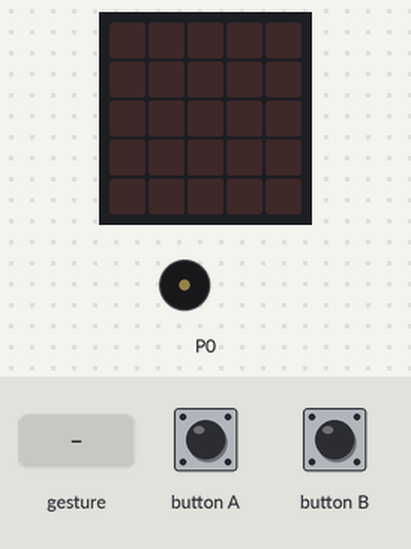
The program below on a simulated BBC micro:bit (MakeCode). Shown: the board's 5×5 LED display, buzzer (waves = sounding). The inputs (shaded band) are chosen by the test bench. A reset restarts the program; a tilt is held for 1.5 s and a shake lasts 1 s, then the board lies face up again.

Above: at 1.2 s.
1.3 s: button A pressed for 0.15 s
At 1.8 s:
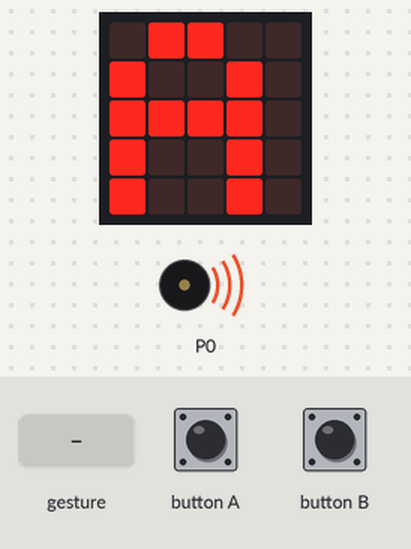
4.3 s: button B pressed for 0.15 s
At 5.3 s:
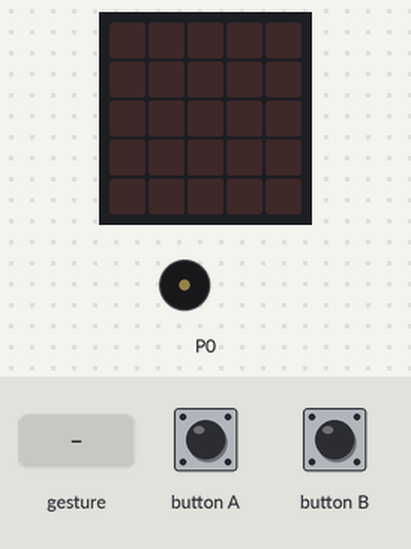
5.9 s: gesture 'shake'
At 9.5 s:
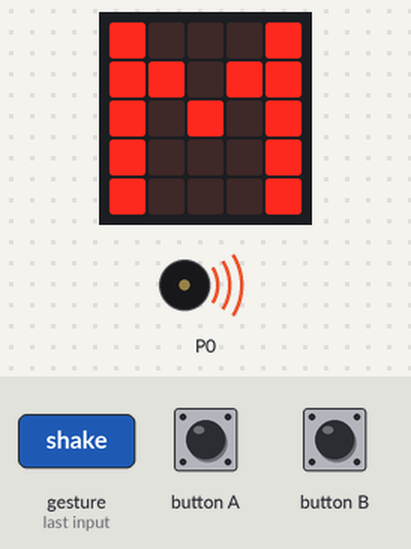
Timing chart, 0 to 17.9 s (numbered marks = the images above; inputs shaded):
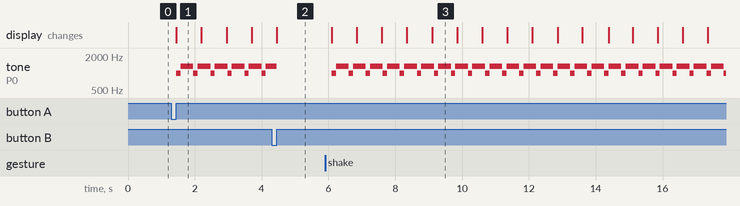

The program:

main.ts
```typescript
input.onButtonPressed(Button.A, function () {
    music.startMelody(music.builtInMelody(Melodies.BaDing), MelodyOptions.Forever)
    while (true) {
        basic.showString("A")
        basic.showString("L")
        basic.showString("A")
        basic.showString("R")
        basic.showString("M")
        basic.showString("E")
    }
})
input.onGesture(Gesture.Shake, function () {
    music.startMelody(music.builtInMelody(Melodies.BaDing), MelodyOptions.Forever)
    while (true) {
        basic.showString("A")
        basic.showString("L")
        basic.showString("A")
        basic.showString("R")
        basic.showString("M")
        basic.showString("E")
    }
})
input.onButtonPressed(Button.B, function () {
    control.reset()
})
```

test.ts
```typescript
// os teses vão aqui; isto não será compilado quando este pacote for usado como extensão.
```

Measured:
- after the input at 1.3 s, tone on P0: alternates 1319 Hz for 0.38 s and 988 Hz for 0.13 s, starting after 0.15 s; the display: changes after 0.15 s (image 1)
- after the input at 4.3 s, the display: changes after 0.15 s (image 2)
- after the input at 5.9 s, tone on P0: alternates 1319 Hz for 0.38 s and 988 Hz for 0.13 s, starting after 0.20 s; the display: first changes after 0.20 s (image 3 shows a later state)
- what the display in image 1 shows lasts 0.7 s, from 1.5 s to 2.2 s
